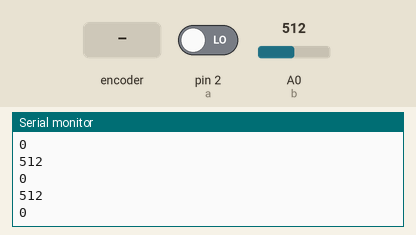
Recording of a sketch running on a simulated Arduino Uno, built with avr-gcc and run on an emulated ATmega328P. Shown: the last lines printed to the serial monitor. Inputs (shaded band) come from the test bench; at power-on: A0 (b) = 512, pin 2 (a) LOW.

Above: at 2.3 s.
2.4 s: A0 (b) set to 716
At 2.9 s:
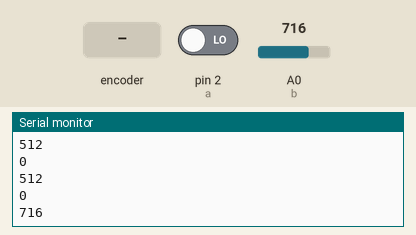
3.9 s: rotary encoder on pin 2 (a) / A0 (b) turned 1 step (first pin leading)
At 4.4 s:
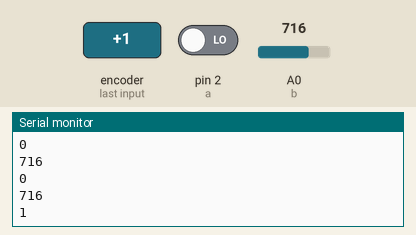
5.6 s: A0 (b) set to 900
At 5.6 s:
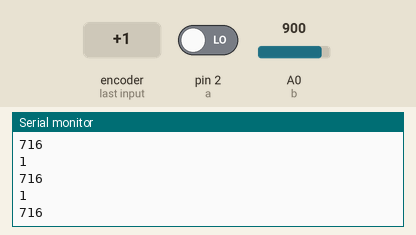
Timing chart, 0 to 8.6 s (numbered marks = the images above; inputs shaded):
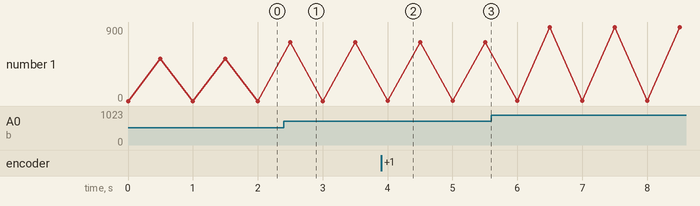

The sketch:

photosensitive_sensor_demo.ino
```cpp
/*==================光敏传感器程序=========================
 * 接线    LED模块     arduino
 *          V           5V
 *          G           GND
 *          D            2
 *          A            A0
 * 正常调节电位器至刚好两个灯亮，这时候用手遮住光敏传感器，可以看到有一个灯熄灭
 ======================YXDZ========================*/

int a=2,b=A0;    //信号引脚定义，可在此更改引脚

void setup() {
  // put your setup code here, to run once:
pinMode(a,INPUT);
pinMode(b,INPUT);
Serial.begin(9600);
}

void loop() {
  // put your main code here, to run repeatedly:
 Serial.println(digitalRead(a));
  delay(500);
 Serial.println(analogRead(b));
 delay(500);
}
```

Measured:
- after the input at 2.4 s, the serial monitor: prints a new line after 0.10 s (image 1)
- after the input at 3.9 s, the serial monitor: prints a new line after 0.10 s (image 2)
- plotted number 1: 0 → 716 after the input at 2.4 s
